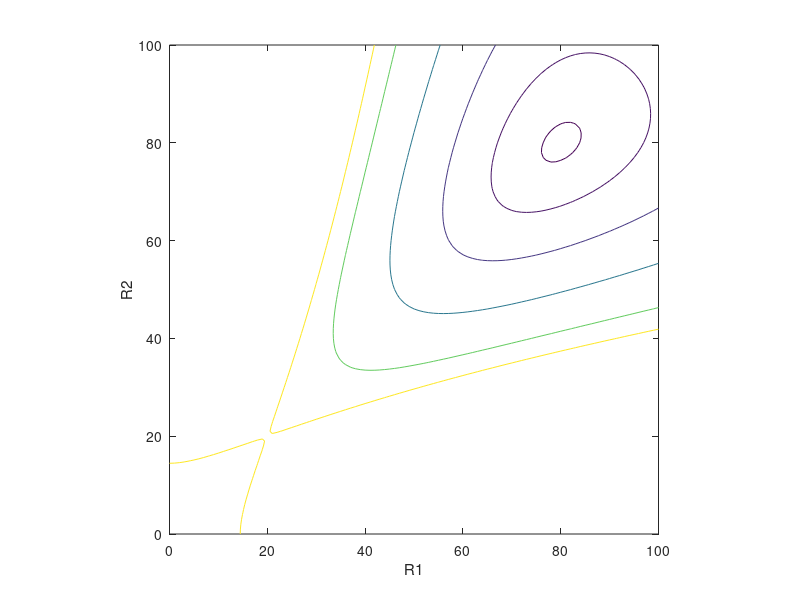

Source code (MATLAB):
%Plots Contours of Lyapunov function for divisive feedback network
clear all;
whitebg('w');
R1 = 0:100;
R2 = 0:100;
[X, Y] = meshgrid(R1, R2);
Sx = 100*(0.25*X).^2./(100 + (0.25*X).^2);
Sy = 100*(0.25*Y).^2./(100 + (0.25*Y).^2);
F = 4000*atan(0.025*X) - 100*X + X.*Sx;
G = 4000*atan(0.025*Y) - 100*Y + Y.*Sy;
U = F + G -Sx.*Sy;
figure(1), contour(X, Y, U, [109, -100, -400, -600, -700, -740]); axis square;
axis([-10 100 -10 100]);
xlabel('R1'); ylabel('R2');
axis([0, 100, 0, 100]);
